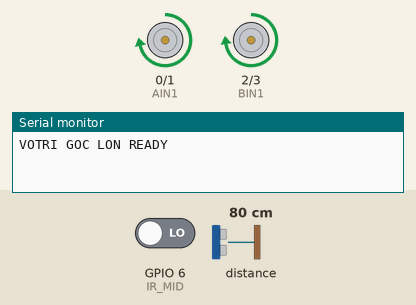
A sketch run on a simulated ESP32-S3. Parts: motor-driver pin pairs drawn as motors (green arrow = first pin HIGH = forward, orange = second pin HIGH = backward, longer = more drive), the last lines printed to the serial monitor. Inputs (shaded band) come from the test bench; at power-on: distance to the obstacle 80 cm, GPIO 6 (IR_MID) LOW. Random numbers use the default seed unless the sketch sets one.

Above: at 1.7 s.
1.8 s: distance to the obstacle set to 7 cm
3.3 s: distance to the obstacle set to 4 cm
At 4.4 s:
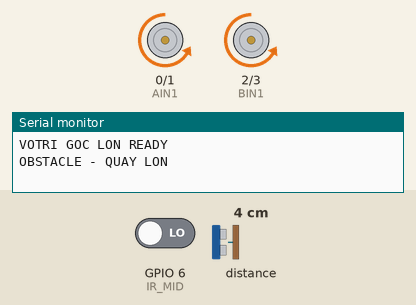
At 5.7 s:
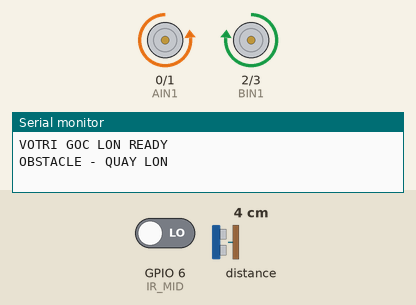
6.3 s: GPIO 6 (IR_MID) driven HIGH
At 8.0 s:
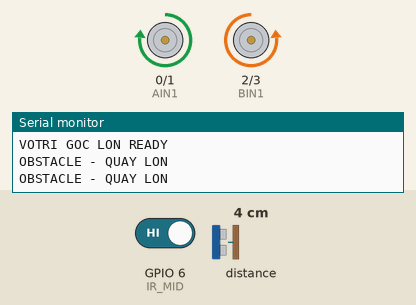
Timing chart, 0 to 15.3 s (numbered marks = the images above; inputs shaded):
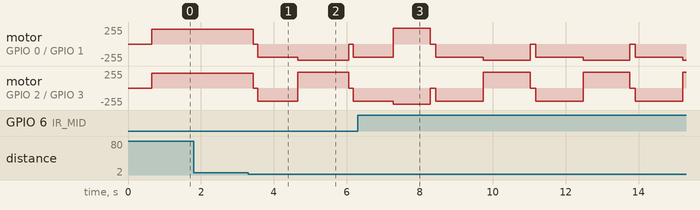

Measured:
- the behaviour switches between 6 and 5 cm on distance to the obstacle (found by bisection; images 0 and 1)
- after the input at 1.8 s, every drawn part: stays the same

The sketch:

smartcar.ino
```cpp
#include <Wire.h>
#include <Adafruit_VL53L0X.h>

#define AIN1 0
#define AIN2 1
#define BIN1 2
#define BIN2 3
#define IR_MID 6
#define SDA_PIN 8
#define SCL_PIN 9

Adafruit_VL53L0X lox = Adafruit_VL53L0X();

// =========================================================
// BIEN TINH CHINH - BAN CHI CAN SUA O DAY
// =========================================================
int baseSpeed = 220;       // Toc do chay (0-255). 200 boc, 150 cham
int obstacleDistance = 6; // Khoang cach ne vat (cm). 12 xa, 8 vua, 5 sat
int leftTrim = 0;          // Can lech trai
int rightTrim = 5;         // Can lech phai +5 la phai manh hon
unsigned long straightUntil = 0;

// =========================================================
// HAM DONG CO
// =========================================================
void initMotors(){pinMode(AIN1,OUTPUT);pinMode(AIN2,OUTPUT);pinMode(BIN1,OUTPUT);pinMode(BIN2,OUTPUT);stopRobot();}
void stopRobot(){analogWrite(AIN1,0);analogWrite(AIN2,0);analogWrite(BIN1,0);analogWrite(BIN2,0);}

void forward(int s){
  int l = constrain(s + leftTrim, 0, 255);
  int r = constrain(s + rightTrim, 0, 255);
  analogWrite(AIN1,l); analogWrite(AIN2,0);
  analogWrite(BIN1,r); analogWrite(BIN2,0);
}
void backward(int s){analogWrite(AIN1,0);analogWrite(AIN2,s);analogWrite(BIN1,0);analogWrite(BIN2,s);}
void turnRight(int s){analogWrite(AIN1,s);analogWrite(AIN2,0);analogWrite(BIN1,0);analogWrite(BIN2,s);}
void turnLeft(int s){analogWrite(AIN1,0);analogWrite(AIN2,s);analogWrite(BIN1,s);analogWrite(BIN2,0);}
void curveLeft(int s){analogWrite(AIN1,s*0.65);analogWrite(AIN2,0);analogWrite(BIN1,s);analogWrite(BIN2,0);}
void curveRight(int s){analogWrite(AIN1,s);analogWrite(AIN2,0);analogWrite(BIN1,s*0.65);analogWrite(BIN2,0);}

// =========================================================
// LOC NHIEU CAM BIEN
// =========================================================
bool checkEdge(){
  int cnt=0;
  for(int i=0;i<3;i++){ if(digitalRead(IR_MID)==HIGH) cnt++; delay(5); }
  return cnt>=2; // 2/3 lan moi tinh la mep ban
}
bool checkObstacle(){
  int cnt=0;
  for(int i=0;i<3;i++){
    VL53L0X_RangingMeasurementData_t m;
    lox.rangingTest(&m,false);
    int d = (m.RangeStatus!=4) ? m.RangeMilliMeter/10 : 999;
    if(d < obstacleDistance && d>0) cnt++;
    delay(10);
  }
  return cnt>=2; // 2/3 lan moi tinh la vat can
}

void setup(){
  Serial.begin(115200);
  Wire.begin(SDA_PIN,SCL_PIN);
  if(!lox.begin()){Serial.println("VL53L0X fail!");while(1);}
  initMotors();
  pinMode(IR_MID,INPUT);
  randomSeed(analogRead(0));
  Serial.println("VOTRI GOC LON READY");
  straightUntil = millis() + 3000; // 3s dau chay thang
  delay(500);
}

void loop(){
  // 1. CHONG ROI - QUAY GOC LON 120-150 DO
  if(checkEdge()){
    Serial.println("EDGE - QUAY LON");
    stopRobot();delay(150);
    backward(200);delay(1300); // Lui xa hon cu (1200 -> 1300)
    if(random(0,2)==0) turnRight(240); else turnLeft(240); // Tang toc quay 220 -> 240
    delay(random(1200,1600)); // QUAN TRONG: Quay lau hon 1200-1600ms ~ 120-150 do
    straightUntil = millis() + random(2000,4000);
    return;
  }

  // 2. TRANH VAT - QUAY GOC LON 90-120 DO
  if(checkObstacle()){
    Serial.println("OBSTACLE - QUAY LON");
    stopRobot();delay(120);
    backward(200);delay(1100); // Lui xa hon cu (1000 -> 1100)
    if(random(0,2)==0) turnRight(240); else turnLeft(240); // Tang toc
    delay(random(1000,1400)); // Quay lau hon 1000-1400ms ~ 90-120 do
    straightUntil = millis() + random(2000,3500);
    return;
  }

  // 3. DI THANG MUOT
  if(millis() > straightUntil){
    straightUntil = millis() + random(5000,10000); // 5-10s moi doi huong
    int c = random(0,100);
    if(c < 70){
      forward(baseSpeed);
    } else if(c < 80){
      curveLeft(baseSpeed); delay(random(400,800));
    } else if(c < 90){
      curveRight(baseSpeed); delay(random(400,800));
    } else {
      stopRobot(); delay(random(300,600));
    }
  }

  forward(baseSpeed);
  delay(20);
}
```
